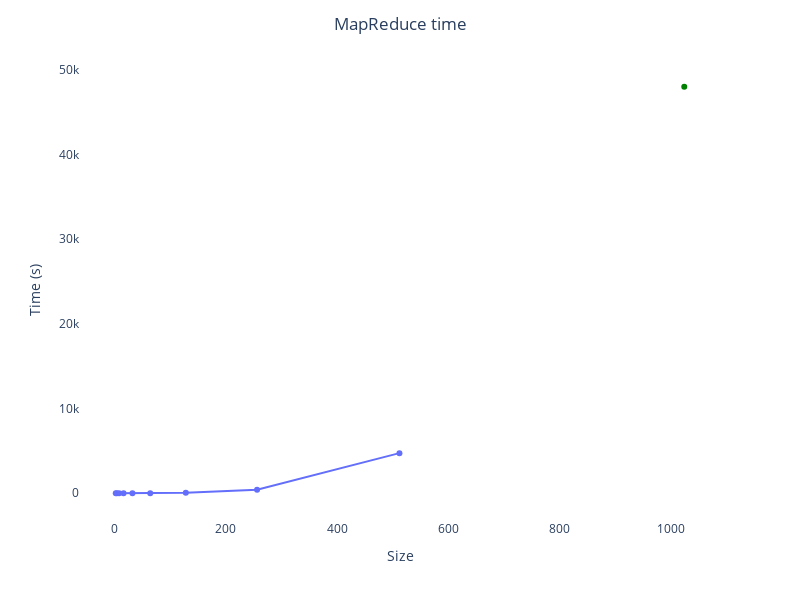

The notebook cell this image was saved under:
### Code cell
fig = px.line(df, x='size', y='mapreduce')
fig.update_layout(plot_bgcolor='white')
fig.update_layout(title='MapReduce time', title_x=0.5)
fig.update_layout(height=600, width=800)
fig.update_traces(mode='markers+lines')
fig.update_xaxes(title_text='Size')
fig.update_yaxes(title_text='Time (s)')
fig.add_trace(px.scatter(df, x=[1024], y=[48000], color_discrete_sequence=['green']).data[0])
fig.show()

### Figure 1 — Plotly figure (JSON) as saved in the notebook; plotly's stock layout.template omitted (floating-point values rounded to 4 significant figures)
{"data": [{"hovertemplate": "size=%{x}<br>mapreduce=%{y}<extra></extra>", "legendgroup": "", "line": {"color": "#636efa", "dash": "solid"}, "marker": {"symbol": "circle"}, "mode": "markers+lines", "name": "", "orientation": "v", "showlegend": false, "type": "scatter", "x": [2, 4, 8, 16, 32, 64, 128, 256, 512, 1024], "xaxis": "x", "y": [0.3319, 0.7822, 1.159, 1.409, 2.569, 7.617, 48.59, 416.1, 4735.0, null], "yaxis": "y"}, {"hovertemplate": "x=%{x}<br>y=%{y}<extra></extra>", "legendgroup": "", "marker": {"color": "green", "symbol": "circle"}, "mode": "markers", "name": "", "orientation": "v", "showlegend": false, "type": "scatter", "x": [1024], "xaxis": "x", "y": [48000], "yaxis": "y"}], "layout": {"height": 600, "legend": {"tracegroupgap": 0}, "margin": {"t": 60}, "plot_bgcolor": "white", "title": {"text": "MapReduce time", "x": 0.5}, "width": 800, "xaxis": {"anchor": "y", "domain": [0, 1], "title": {"text": "Size"}}, "yaxis": {"anchor": "x", "domain": [0, 1], "title": {"text": "Time (s)"}}}}
